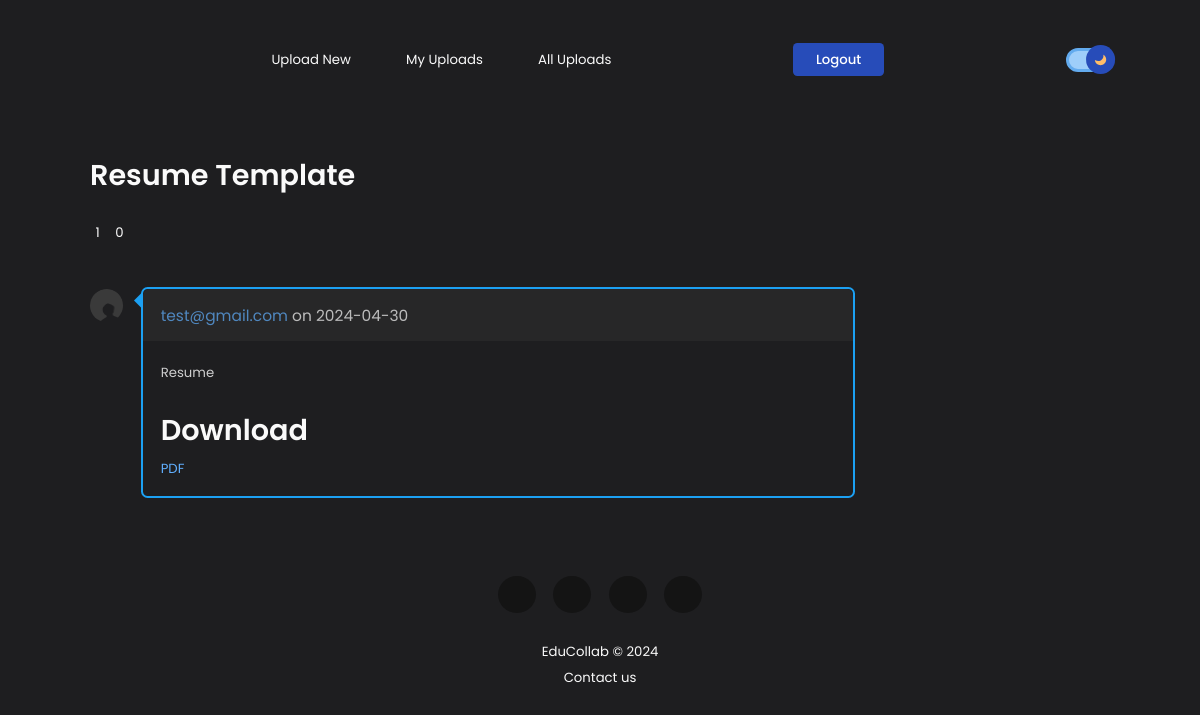
The page /note/1 (signed in) on the database its author committed.
### myapp/models.py (models this page shows, shortened)
class Notes(models.Model):
    user = models.ForeignKey(User,on_delete=models.CASCADE)
    uploadingdate = models.CharField(max_length=30)
    branch = models.CharField(max_length=50)
    subject = models.CharField(max_length=50)
    notesfile = models.FileField(null=True)
    filetype = models.CharField(max_length=50)
    description = models.CharField(max_length=150)
    status = models.CharField(max_length=15)
    likes = models.ManyToManyField(Signup, related_name="liked", null=True, blank=True)
    dislikes = models.ManyToManyField(Signup, related_name="disliked", null=True, blank=True)

### myapp/views.py (the view)
# urls.py: path('note/<int:id>', view_note, name="view_note"),
def view_note(request, id):
    if not request.user.is_authenticated:
        return redirect('login')
    try:
        note = Notes.objects.get(id=id)
        try:
            note.profile = Signup.objects.get(user=note.user).profile_photo
            note.liked_note = note in Signup.objects.get(user=request.user).liked.all()
            note.disliked_note = note in Signup.objects.get(user=request.user).disliked.all()
            note.l_count = len(note.likes.all())
            note.dl_count = len(note.dislikes.all())
            note.own = (note.user.id == request.user.id)
        except:
            note.profile = None
        d = {'note': note}
        return render(request, "view_note.html", d)
    except:
        return HttpResponse("Resource you're looking for is not available now")

### myapp/templates/view_note.html (shortened to what this page needs)
{% extends "base.html" %}
{% load static %}
{% load svg %}
{% block content %}
{% include "header.html" %}
<main>
  <h1 class="title t-l">{{note.subject}}</h1>
  <div class="e-action-mob">
    <div class="e-note-reaction nr">
      <div class="like">
        <span id="like-count">{{ note.l_count }}</span>
      </div>
      <div class="dislike">
        <span id="dislike-count">{{ note.dl_count }}</span>
      </div>
    </div>
  </div>
  <div class="e-note">
    <div class="e-note-header">
      <div class="e-note-profile" {% if note.profile %}style="background-image: url('{{note.profile.url}}')" ;{% endif %}></div>
      <p><a href="mailto:{{ note.user.username }}">{{ note.user.username }}</a> on {{ note.uploadingdate }}</p>
    </div>
    <div class="e-note-body">
      <div class="e-note-desc">
        {{ note.description }}
      </div>
      <div class="e-note-dwnl">
        <h2 class="title t-l">Download</h2>
        <a href="{{note.notesfile.url}}">{{ note.filetype|upper }}</a>
      </div>
    </div>
  </div>
</main>
{% include "footer1.html" %}
{% endblock content %}

### myapp/static/css/styles.css (style rules this page uses)
:root { --clr-primary-bg: hsl(240, 3%, 12%); --clr-primary-txt: hsl(0, 0%, 100%); --clr-button-txt: hsl(0, 0%, 100%); --clr-secondary-bg: hsl(225, 65%, 44%); --clr-secondary-txt: hsl(0, 0%, 98%); --clr-neutral-txt: hsl(209, 100%, 56%); --clr-card: hsl(0, 0%, 23%); --clr-nav-bs: hsla(0, 0%, 0%, 0.6); --clr-error: hsl(0, 100%, 74%); --clr-success: hsl(133, 61%, 33%); --clr-danger: hsl(354, 70%, 44%); --clr-info: hsl(249, 4%, 33%); --clr-ip-hover: hsl(0, 0%, 0%); --clr-ip-focus: hsl(225, 65%, 44%); --clr-ip-disabled: hsl(0, 0%, 8%); --clr-btn-black: hsl(0, 0%, 8%); --clr-validation-msg-txt: hsl(0, 0%, 100%); --clr-ip-file-border: hsl(209, 100%, 56%); --icon-avatar: url("/static/images/icon-avatar-dark.svg"); }
:root { --ff-pp: "Poppins", sans-serif; --fw-lt: 300; --fw-rg: 400; --fw-md: 500; --fw-bd: 600; --fw-sb: 700; --fw-xb: 800; --fs-xs: 1.2rem; --fs-sm: 1.4rem; --fs-md: 1.6rem; --fs-md-2: 2rem; --fs-lg: 2.6rem; --fs-xl: 3rem; }
* { margin: 0; padding: 0; }
*, *::before, *::after { box-sizing: border-box; }
html { font-size: 62.5%; position: relative; scroll-behavior: smooth; color-scheme: dark; }
html, body { min-height: 100%; }
a { color: inherit; text-decoration: none; transition: color 0.4s ease; }
.title { font-size: var(--fs-lg); font-weight: var(--fw-bd); text-align: center; }
.title.t-l { text-align: left; }
body { background-color: var(--clr-primary-bg); padding: 3.9rem 0; width: 85%; margin: auto; font: var(--fw-rg) var(--fs-md) var(--ff-pp); color: var(--clr-secondary-txt); position: relative; }
main { padding: 7rem 0; }
@media (min-width: 768px) { html { font-size: 0.92vw; } }
.e-note { --clr-table-border: hsl(203, 89%, 53%); --clr-table-header-bg: hsla(0, 0%, 23%, 0.31); --clr-link: hsl(210, 100%, 69%); --clr-success: hsl(116, 82%, 19%); --clr-danger: hsl(357, 95%, 31%); }
.e-note { margin-top: 4rem; width: 100%; border: 0.01rem solid var(--clr-table-border); border-radius: 0.6rem; position: relative; }
.e-note .e-note-header { padding: 1.3rem 1.6rem; font-size: var(--fs-sm); background-color: var(--clr-table-header-bg); display: flex; align-items: center; }
.e-note .e-note-header p { opacity: 0.7; }
.e-note .e-note-header > * + * { margin-left: 1rem; }
.e-note-header > p { white-space: nowrap; text-overflow: ellipsis; overflow: hidden; }
.e-note-header > p > a { color: var(--clr-link); }
.e-note-profile { width: 3rem; height: 3rem; border-radius: 50%; background: var(--icon-avatar) no-repeat top center / cover; }
.e-note-body { padding: 1.6rem; font-size: var(--fs-xs); }
.e-note-body .e-note-desc { line-height: 2.15; font-weight: 400; opacity: 0.8; }
.e-note-body .e-note-dwnl { margin-top: 2rem; }
.e-note-dwnl a { color: var(--clr-link); margin-top: 0.6rem; display: inline-block; }
.e-action-mob { display: flex; margin-top: 2.4rem; }
.e-note-reaction { display: flex; gap: 0.9rem; }
.e-note-reaction > * { display: flex; align-items: center; gap: 0.5rem; font-size: var(--fs-xs); }
@media (min-width: 768px) { .e-note { width: 70%; position: relative; left: 5%; border-width: 0.2rem; } }
@media (min-width: 768px) { .e-note::before { position: absolute; top: 0.3rem; right: 100%; left: -9px; display: block; width: 8px; height: 16px; pointer-events: none; content: ""; clip-path: polygon(0 50%, 100% 0, 100% 100%); background: var(--clr-table-border); } }
@media (min-width: 768px) { .e-note-header { position: relative; font-size: var(--fs-xs); border-top-right-radius: inherit; border-top-left-radius: inherit; } }
@media (min-width: 768px) { .e-note .e-note-header > * + * { margin-left: 0; } }
@media (min-width: 768px) { .e-note-profile { position: absolute; left: -7.5%; top: 0; } }

### rows shown on the page
Notes: subject "Resume Template", l_count "1", dl_count "0", user.username "test@gmail.com", uploadingdate "2024-04-30", description "Resume", filetype "PDF"
